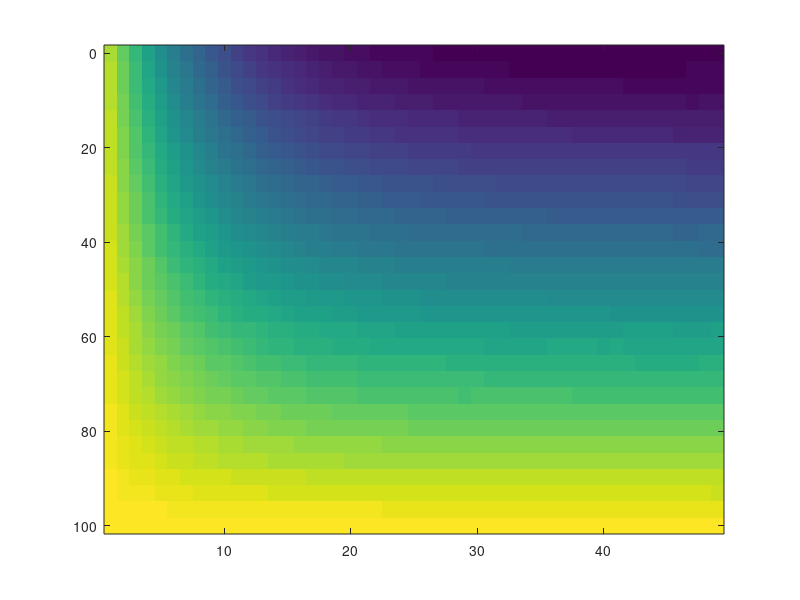

Reproduce this figure in MATLAB.
n  = 100;
m  = 75;
maxd = 50;
nd=50;
nperc=30;
percs = linspace(0,100,nperc);
intid = nchoosek(1:nd,2);
dt    = intid(:,2)-intid(:,1);
[dts,~,ic]=unique(dt);



for j=1:nperc
    perc=percs(j);
    %noise=exprnd(1,nd*m);
    noise=randn(nd,n,m);
    
    k=round(n/100*perc);
    noise(:,1:k,:)=0;
    cp=0.5*ones(1,nd);
    
    for i=1:nd
        data(i,:,:)=exp(1j*cp(i)*noise(i,:,:));
    end
    data=cumprod(data,1);
    
    ints=data(intid(:,2),:,:).*conj(data(intid(:,1),:,:));
    
    b=squeeze(abs(mean(ints,2)));
    c=mean(b,2);
    for i=1:length(dts)
        allcoh(j,i)=mean(c(ic==i));
    end
end
imagesc(dts,percs,allcoh)


% end
%     triplot(b(:,1),1:nd,intid)
%     return
%     plot(dt,mean(b,2),'.');
    %axis([0 50 -4 0])
